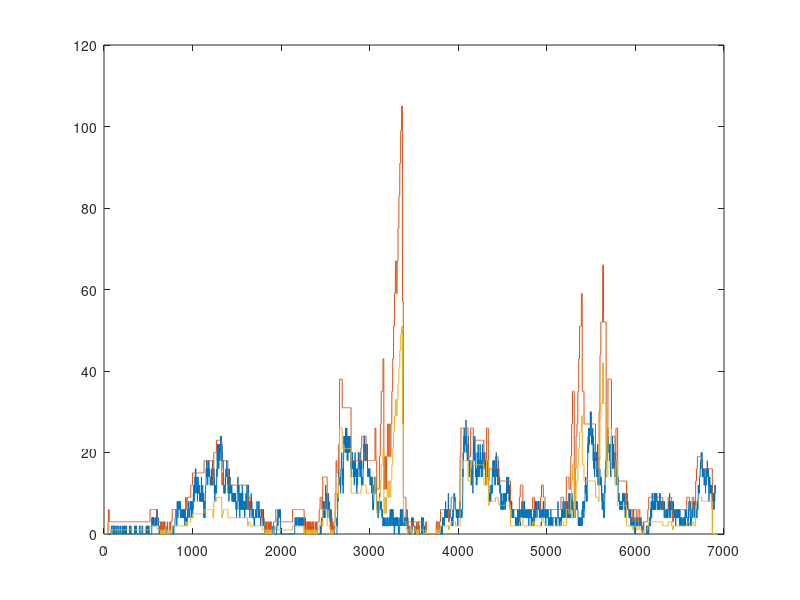

The MATLAB script that drew this image:
clear
clc
load QPS_workload3_max_min650
data=QPS_workload3_max_min650; 

start=1;
interval=1;
row=1;
if interval==1;
    new_data=data;
    plot(data) 
else
    for i=1:length(data);
        if start+interval>length(data);
            break;
        end
        new_data(row,:)=mean(data(start:start+interval-1,:));
        start=start+interval;
        row=row+1;
        plot(new_data)
    end
end

%% statics % realQPS,maxCap,minCap
dropQPS=0;
underUsageQPS=0;
timeOutQPS=0;
totalQPS=sum(new_data(:,1));
maxQPS=sum(new_data(:,2));
minQPS=sum(new_data(:,3));

for i=1:length(new_data);
    if new_data(i,1)>new_data(i,2);
        dropQPS=dropQPS+new_data(i,1)-new_data(i,2);
    end
 
    if new_data(i,1)<new_data(i,2);
        underUsageQPS=underUsageQPS+new_data(i,2)-new_data(i,1);
    end
    if new_data(i,1)<new_data(i,3);
        timeOutQPS=timeOutQPS+new_data(i,3)-new_data(i,1);
    end
end
dropRate=dropQPS/totalQPS
totalUnderUsageRate=(underUsageQPS-timeOutQPS)/maxQPS
totaltimeoutRate=timeOutQPS/maxQPS
